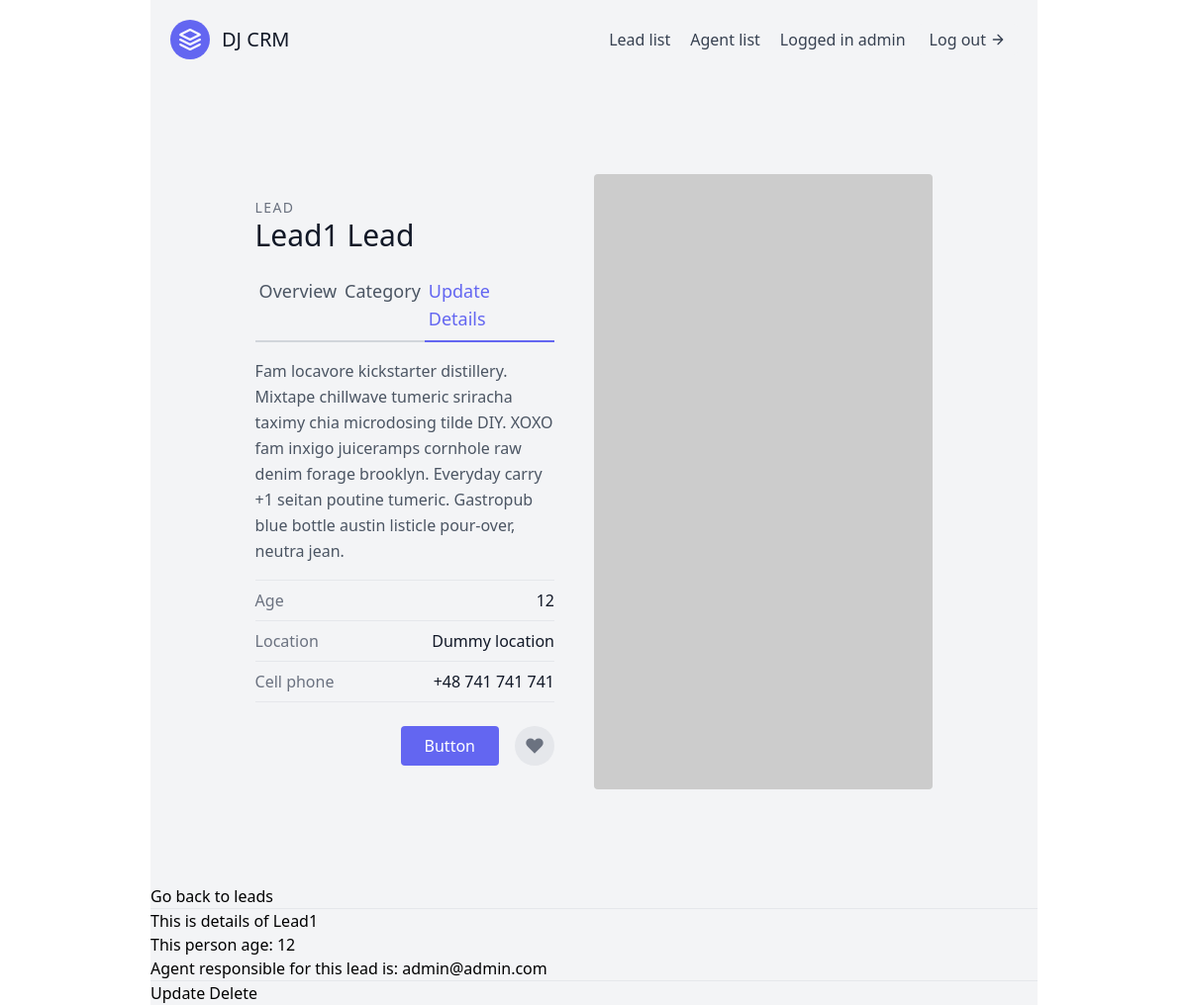
The app's page /leads/1/ (signed in) with its own data.
### leads/models.py (models this page shows, shortened)
class User(AbstractUser):
	is_organisor = models.BooleanField(default=True)
	is_agent = models.BooleanField(default=False)

class Lead(models.Model):
	first_name 		= models.CharField(max_length=20)
	last_name 		= models.CharField(max_length=20)
	age 			= models.IntegerField(default=0)
	organisation 	= models.ForeignKey(UserProfile, null=True, blank=True, on_delete=models.CASCADE)
	agent 			= models.ForeignKey("Agent", null=True, blank=True, on_delete=models.SET_NULL)
	category 		= models.ForeignKey("Category", null=True, related_name="leads", blank=True, on_delete=models.SET_NULL)

class Agent(models.Model):
	user = models.OneToOneField(User, on_delete=models.CASCADE)
	organisation = models.ForeignKey(UserProfile, on_delete=models.CASCADE)
	def __str__(self):
		return self.user.email

### leads/views.py (the view)
# urls.py: path('<int:pk>/',LeadDetailView.as_view(), name="lead-detail"),
class LeadDetailView(OrganisorAndLoginRequiredMixin, DetailView):
	template_name = "leads/lead_detail.html"
	context_object_name = 'lead'
	def get_queryset(self):
		user=self.request.user
		if user.is_organisor:
			queryset = Lead.objects.filter(organisation=user.userprofile)
		else:
			queryset = Lead.objects.filter(organisation=user.agent.organisation)
			queryset = queryset.filter(agent__user=user)
		return queryset

### agents/mixins.py (called while the page is built)
	def dispatch(self, request, *args, **kwargs):
		if not request.user.is_authenticated or not request.user.is_organisor:
			return redirect("leads:lead-list")
		return super().dispatch(request, *args, **kwargs)

### leads/templates/leads/lead_detail.html
{% extends "base.html" %}
{% block content %}
<section class="text-gray-600 body-font overflow-hidden">
  <div class="container px-5 py-24 mx-auto">
    <div class="lg:w-4/5 mx-auto flex flex-wrap">
      <div class="lg:w-1/2 w-full lg:pr-10 lg:py-6 mb-6 lg:mb-0">
        <h2 class="text-sm title-font text-gray-500 tracking-widest">LEAD</h2>
        <h1 class="text-gray-900 text-3xl title-font font-medium mb-4">{{ lead.first_name }} {{lead.last_name }}</h1>
        <div class="flex mb-4">
          <a href="{% url 'leads:lead-detail' lead.pk %}" class="flex-grow border-b-2 border-gray-300 py-2 text-lg px-1">
          	Overview
          </a>
          <a href="{% url 'leads:lead-category-update' lead.pk %}" class="flex-grow border-b-2 border-gray-300 py-2 text-lg px-1">
          	Category
          </a>
          <a href="{% url 'leads:lead-update' lead.pk %}" class="flex-grow text-indigo-500 border-b-2 border-indigo-500 py-2 text-lg px-1">
          	Update Details
          </a>
        </div>
        <p class="leading-relaxed mb-4">Fam locavore kickstarter distillery. Mixtape chillwave tumeric sriracha taximy chia microdosing tilde DIY. XOXO fam inxigo juiceramps cornhole raw denim forage brooklyn. Everyday carry +1 seitan poutine tumeric. Gastropub blue bottle austin listicle pour-over, neutra jean.</p>
        <div class="flex border-t border-gray-200 py-2">
          <span class="text-gray-500">Age</span>
          <span class="ml-auto text-gray-900">{{ lead.age }}</span>
        </div>
        <div class="flex border-t border-gray-200 py-2">
          <span class="text-gray-500">Location</span>
          <span class="ml-auto text-gray-900">Dummy location</span>
        </div>
        <div class="flex border-t border-b mb-6 border-gray-200 py-2">
          <span class="text-gray-500">Cell phone</span>
          <span class="ml-auto text-gray-900">+48 741 741 741</span>
        </div>
        <div class="flex">
          <button class="flex ml-auto text-white bg-indigo-500 border-0 py-2 px-6 focus:outline-none hover:bg-indigo-600 rounded">Button</button>
          <button class="rounded-full w-10 h-10 bg-gray-200 p-0 border-0 inline-flex items-center justify-center text-gray-500 ml-4">
            <svg fill="currentColor" stroke-linecap="round" stroke-linejoin="round" stroke-width="2" class="w-5 h-5" viewBox="0 0 24 24">
              <path d="M20.84 4.61a5.5 5.5 0 00-7.78 0L12 5.67l-1.06-1.06a5.5 5.5 0 00-7.78 7.78l1.06 1.06L12 21.23l7.78-7.78 1.06-1.06a5.5 5.5 0 000-7.78z"></path>
            </svg>
          </button>
        </div>
      </div>
      <img alt="ecommerce" class="lg:w-1/2 w-full lg:h-auto h-64 object-cover object-center rounded" src="https://dummyimage.com/400x400">
    </div>
  </div>
</section>
	<a href="{% url 'leads:lead-list' %}">Go back to leads</a>
	<hr>
	<h1>This is details of {{lead.first_name}}</h1>
	<p>This person age: {{lead.age}}</p>
	<p>Agent responsible for this lead is: {{lead.agent}}</p>
	<hr>
	<a href="{% url 'leads:lead-update' lead.pk %}">Update</a>
	<a href="{% url 'leads:lead-delete' lead.pk %}">Delete</a>
{% endblock content %}

### templates/navbar.html (shortened to what this page needs)
<header class="text-gray-700 body-font">
  <div class="container mx-auto flex flex-wrap p-5 flex-col md:flex-row items-center">
    <a class="flex title-font font-medium items-center text-gray-900 mb-4 md:mb-0">
      <svg xmlns="http://www.w3.org/2000/svg" fill="none" stroke="currentColor" stroke-linecap="round" stroke-linejoin="round" stroke-width="2" class="w-10 h-10 text-white p-2 bg-indigo-500 rounded-full" viewBox="0 0 24 24">
        <path d="M12 2L2 7l10 5 10-5-10-5zM2 17l10 5 10-5M2 12l10 5 10-5"></path>
      </svg>
      <span class="ml-3 text-xl">DJ CRM</span>
    </a>
    <nav class="md:ml-auto flex flex-wrap items-center text-base justify-center">
      {% if not request.user.is_authenticated %}
      <a href="{% url 'signup' %}"class="mr-5 hover:text=grey=900">Signup</a>
      {% else %}
      <a href="{% url 'leads:lead-list' %}" class="mr-5 hover:text-gray-900">Lead list
       {% if request.user.is_organisor %}
      <a href="{% url 'agents:agent-list' %}" class="mr-5 hover:text-gray-900">Agent list
        {% endif %}
      {% endif %}
      </a>
    </nav>
    {% if request.user.is_authenticated %}
      Logged in {{ request.user.username }}
    <a href="{% url 'logout' %}" class="ml-3 inline-flex items-center bg-gray-100 border-0 py-1 px-3 focus:outline-none hover:bg-gray-200 rounded text-base mt-4 md:mt-0">Log out
      <svg fill="none" stroke="currentColor" stroke-linecap="round" stroke-linejoin="round" stroke-width="2" class="w-4 h-4 ml-1" viewBox="0 0 24 24">
        <path d="M5 12h14M12 5l7 7-7 7"></path>
      </svg>
    </a>
    {% endif %}
  </div>
</header>

### records on screen
User: user.username "admin"
Lead: first_name "Lead1", last_name "Lead", age "12", agent "admin@admin.com"
